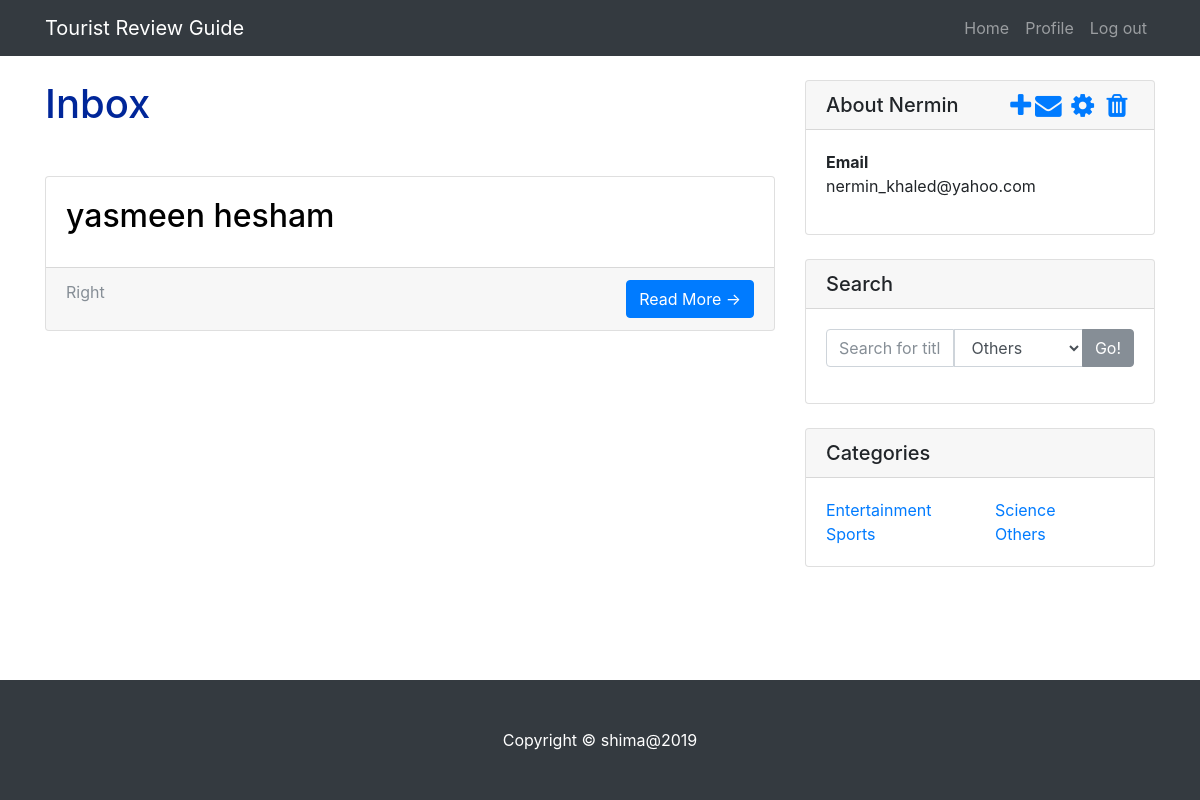
/blog/inbox.php (signed in), run on the app's committed database.
### tables this page shows
CREATE TABLE `messages` (
  `ID` int(11) NOT NULL,
  `Msg` varchar(255) NOT NULL,
  `Date_Time` datetime NOT NULL,
  `Sender_ID` int(11) NOT NULL,
  `Receiver_ID` int(11) NOT NULL
);

CREATE TABLE `user` (
  `ID` int(11) NOT NULL,
  `Fname` varchar(50) NOT NULL,
  `Lname` varchar(50) DEFAULT NULL,
  `Password` varchar(100) NOT NULL,
  `Email` varchar(100) NOT NULL
);

### blog/assets/classes/user.php (called while the page is built, shortened)
<?php
class user
{
 private $connection;
    function __construct ($c){
        $this->connection=$c;
    }
    public function getUserInfo($id){
        $query="select * from user where ID= '{$id}' ";
        $result=mysqli_query($this->connection , $query);
        if(!$result){
            return -1;
        }
        else{
            return $result;
        }
    }
    public function Inbox($user_id) {
	$sql = "select * from messages where Receiver_ID='$user_id' ORDER BY Date_time DESC";
	$result = mysqli_query($this->connection , $sql);
	 if($result){
           return $result;
        }else {
            return -1;
        }
    }
}

### blog/inbox.php (the view, shortened to what this page needs)
<?php
require_once ("assets/layouts/header.php");
require_once("assets/db_connection.php");
require_once ("assets/classes/user.php");
require_once ("assets/classes/post.php");
$user=new user($connection);
$resultInfo=$user->getUserInfo($_SESSION["id"]);
$dataInfo=mysqli_fetch_assoc($resultInfo);
$msgInfo = $user->Inbox($_SESSION["id"]);
?>
    <div class="container">
      <div class="row">
        <div class="col-md-8">
          <h1 class="my-4" style="text-transform: capitalize; color:#002699;">Inbox</h1>
          <br>
        <?php
            while ($msgData=mysqli_fetch_assoc($msgInfo)){
                $senderInfo=$user->getUserInfo($msgData["Sender_ID"]);
                $senderData=mysqli_fetch_assoc($senderInfo);
        ?>
          <div class="card mb-4">
            <div class="card-body">
              <h2 class="card-title" style="text-decoration: none; color:#000;"><?php echo $senderData["Fname"]." ".$senderData["Lname"]; ?></h2>
            </div>
            <div class="card-footer text-muted">
              <?php echo $msgData["Msg"]; ?>
              <?php $link = "usermsg.php?msg_id=".$msgData["ID"];?>
              <a href="<?php echo $link; ?>" class="btn btn-primary" style="float:right;">Read More &rarr;</a>
            </div>
          </div>
          <?php } ?>
        </div>
        <div class="col-md-4">
          <div class="card my-4">
            <h5 class="card-header" style="text-transform: capitalize;"><?php echo "about ".$dataInfo["Fname"];?>
            <a href="deleteProfile.php" style="text-decoration: none; float:right;<?php echo $display; ?>"><i class="fa fa-trash fa-fw fa-lg" title="Delete Profile"></i></a>
            <a href="editProfile.php" style="text-decoration: none; float:right;<?php echo $display; ?>"><i class="fa fa-cog fa-fw fa-lg" title="Edit Profile"></i></a>
            <a href="<?php echo $inbox; ?>" style="text-decoration: none; float:right;<?php echo $display; ?>"><i class="fa fa-envelope fa-fw fa-lg" title="Inbox"></i></a>
            <a href="addPost.php" style="text-decoration: none; float:right;<?php echo $display; ?>"><i class="fa fa-plus fa-lg" aria-hidden="true" title="Add Post"></i></a>
            </h5>
            <div class="card-body">
             <dl>
               <dt>Email</dt>
               <dd><?php echo $dataInfo["Email"];?></dd>
             </dl>
            </div>
          </div>
          <?php
             require_once("assets/layouts/search.php");
            require_once("assets/layouts/categories.php");
         ?>
        </div>
        </div>
    </div>
       <?php
require_once("assets/layouts/footer.php");
?>

### blog/css/blog-home.css (style rules this page uses)
body { padding-top: 54px; }
@media (min-width: 992px) { body { padding-top: 56px; } }

### data on the page
messages: Sender_ID.Fname "yasmeen", Sender_ID.Lname "hesham", Msg "Right"
user: Fname "Nermin", Email "nermin_khaled@yahoo.com"

### other printed values
$pro "Profile"
$parameter "Log out"
